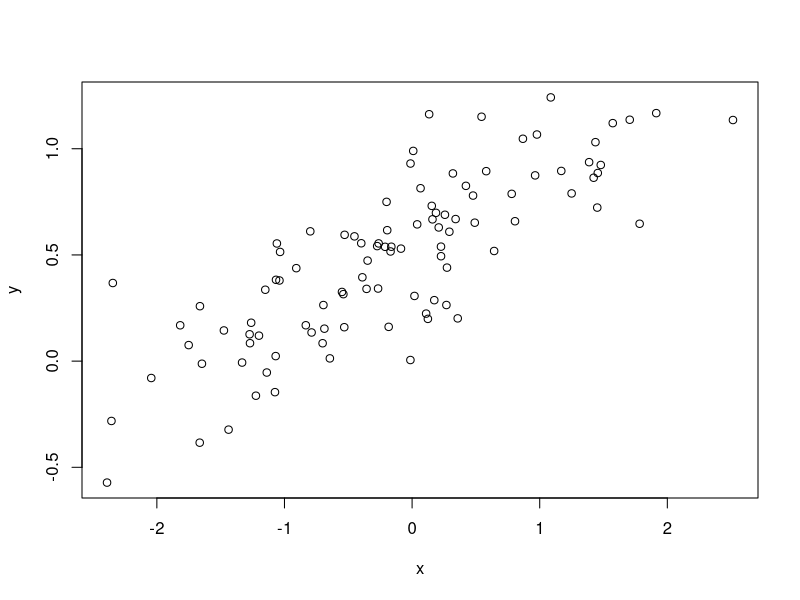
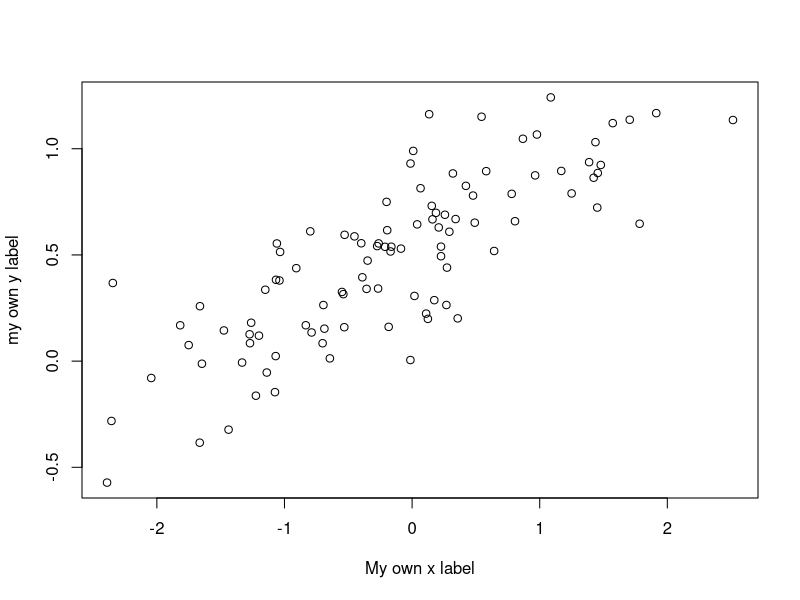
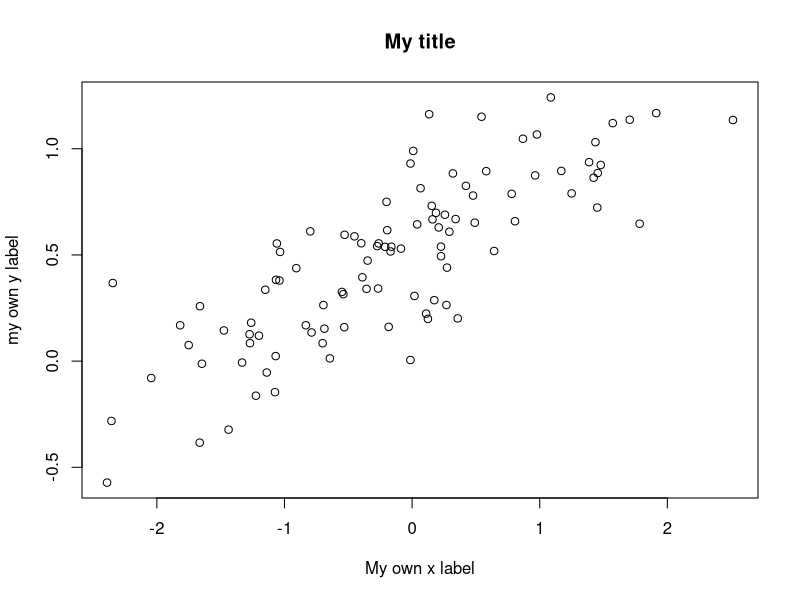
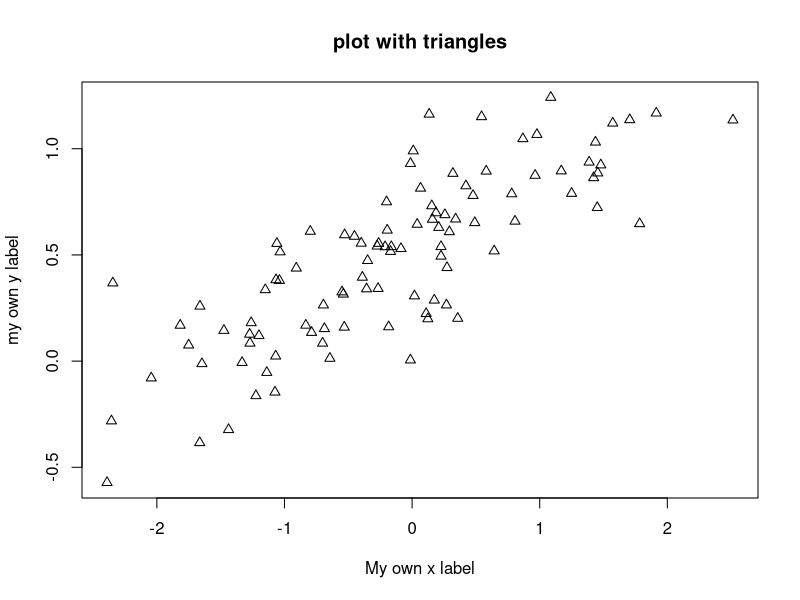
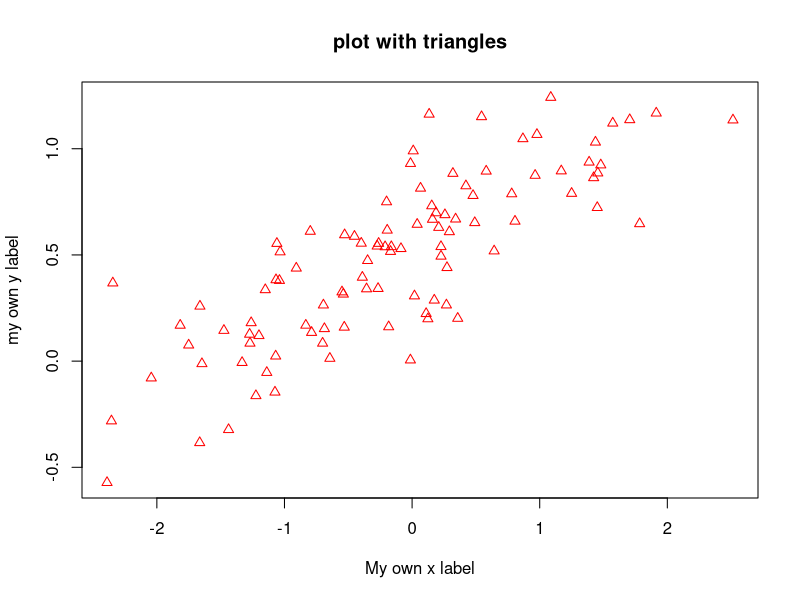
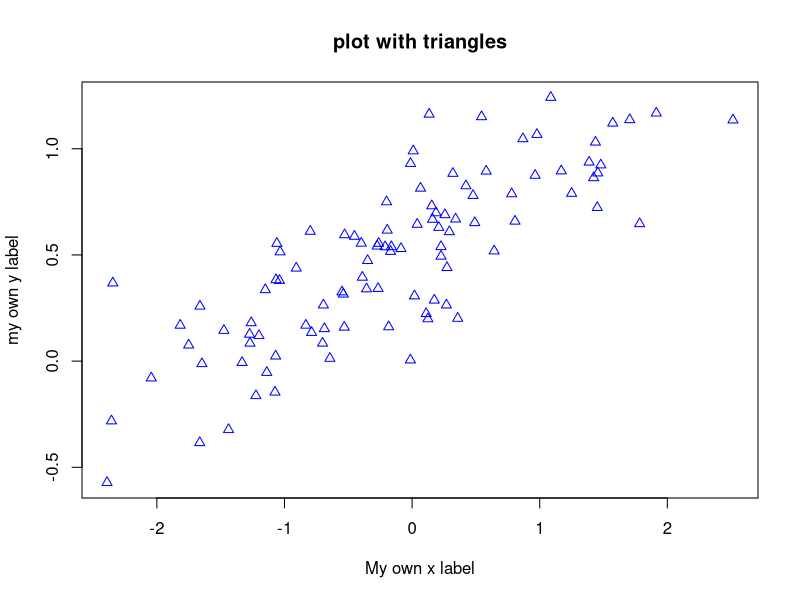
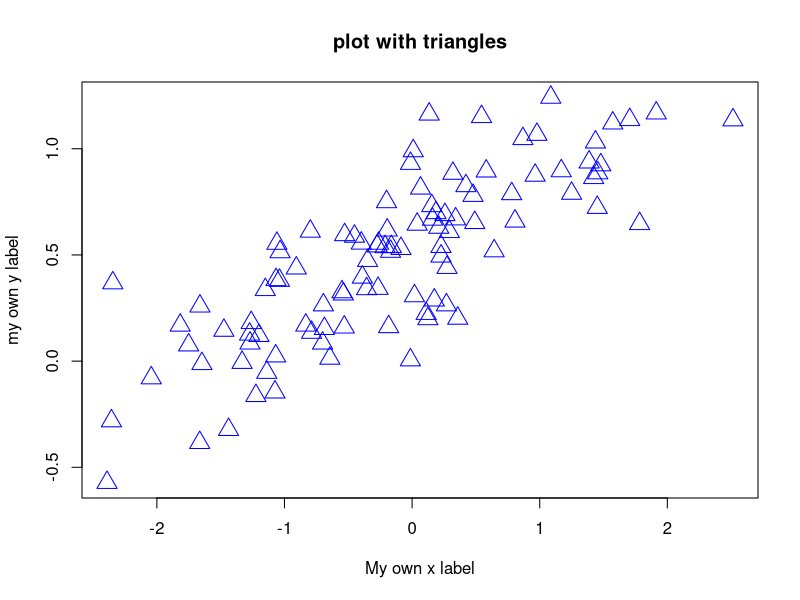
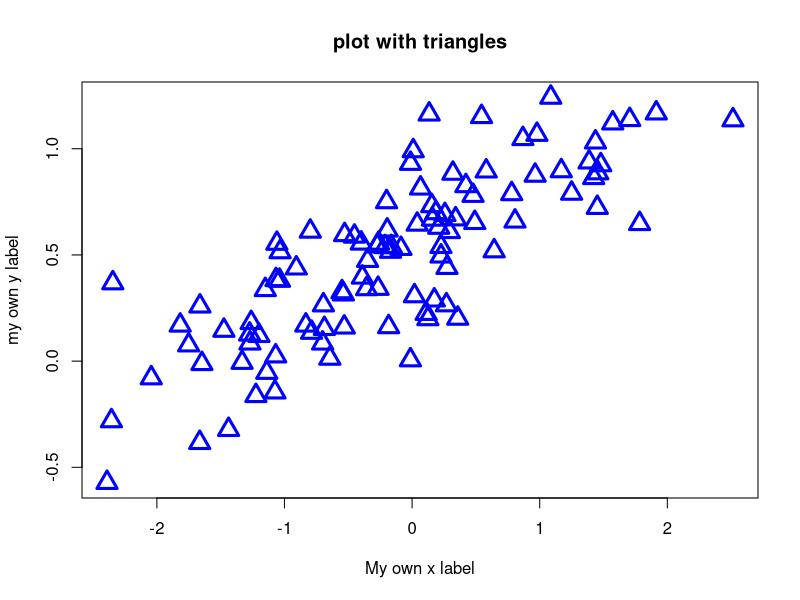

These charts were generated, in order, by the following R code:
# Manipulate plots and save them as different formats
# some random data
x <- rnorm(100)
y <- 0.5 + 0.3*x+rnorm(100)/5

# here is the standard plot
plot(x,y)

# I would like to write something else for the labels on the axes
# use xlab= and ylab=
plot(x,y, xlab="My own x label", ylab="my own y label")

# a title, use main=
plot(x,y, xlab="My own x label", ylab="my own y label", main="My title")

# Change the symbols, I don't like circles, use pch
plot(x,y, xlab="My own x label", ylab="my own y label", main="plot with triangles",
     pch=2)
#see
?pch # you can use many different symbols

# Change the colour
plot(x,y, xlab="My own x label", ylab="my own y label", main="plot with triangles",
     pch=2, col="red")
plot(x,y, xlab="My own x label", ylab="my own y label", main="plot with triangles",
     pch=2, col="blue")

# Make the symbols bigger, use cex=
plot(x,y, xlab="My own x label", ylab="my own y label", main="plot with triangles",
     pch=2, col="blue", cex=2)
# make fatter lines use lwd=
plot(x,y, xlab="My own x label", ylab="my own y label", main="plot with triangles",
     pch=2, col="blue", cex=2, lwd=3)

# change the size of the labels and axis,
# use cex.lab and cex.axis, the value "1.5" is just a scaling factor
plot(x,y, xlab="My own x label", ylab="my own y label", main="plot with triangles",
     pch=2, col="blue", cex=2, lwd=3,
     cex.axis=1.5, cex.lab=1.5)

# Change the font of the labels and axis
plot(x,y, xlab="My own x label", ylab="my own y label", main="plot with triangles",
     pch=2, col="blue", cex=2, lwd=3,
     cex.axis=1.5, cex.lab=1.5,
     font.axis=2, font.lab=3)

# insert a legend, use legend()
y2 <- 0.5 - 0.3*x+rnorm(100)/5 
plot(x,y, xlab="My own x label", ylab="my own y label", main="plot with triangles",
     pch=2, col="blue", cex=2, lwd=3,
     cex.axis=1.5, cex.lab=1.5,
     font.axis=2, font.lab=3)
points(x,y2,pch=6,col="red",cex=2,lwd=3)
legend("bottom",c("my y data","my y data 2"), col=c("blue", "red"),
       pch=c(2,6), lwd=3, cex=1.5, lty=NA)
# lty means "linetype" and you have no line
# see
?legend

# if you would like to display your plot in different window
# use X11() and dev.off() to close
X11(height=10,width=15)
plot(x,y, xlab="My own x label", ylab="my own y label", main="plot with triangles",
     pch=2, col="blue", cex=2, lwd=3,
     cex.axis=1.5, cex.lab=1.5,
     font.axis=2, font.lab=3)
# now close
dev.off()

# Or straight away save as a jpeg or tiff or png
jpeg(filename="z:/willem/teaching/envx2001/SaveMyplot.jpg", width=720, height=720)
plot(x,y, xlab="My own x label", ylab="my own y label", main="plot with triangles",
     pch=2, col="blue", cex=2, lwd=3,
     cex.axis=1.5, cex.lab=1.5,
     font.axis=2, font.lab=3)
dev.off()
# This should now be in the directory indicated
# see
?jpeg
